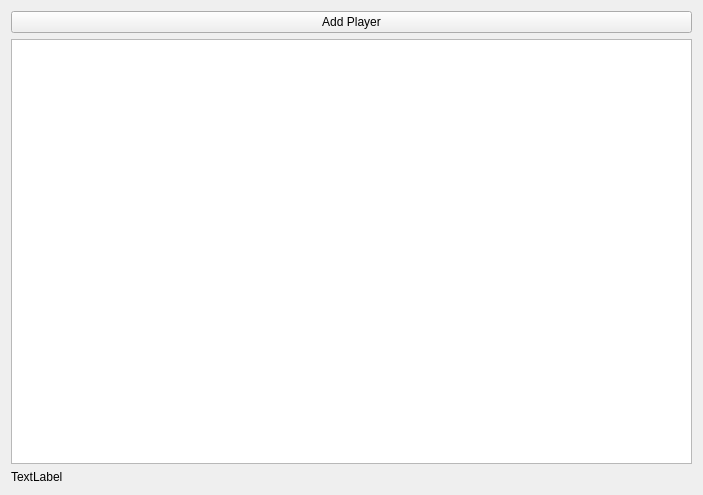
<?xml version="1.0" encoding="UTF-8"?>
<ui version="4.0">
 <class>PlayerTabWidget</class>
 <widget class="QWidget" name="PlayerTabWidget">
  <property name="geometry">
   <rect>
    <x>0</x>
    <y>0</y>
    <width>703</width>
    <height>495</height>
   </rect>
  </property>
  <property name="windowTitle">
   <string>PlayerTabWidget</string>
  </property>
  <layout class="QVBoxLayout" name="verticalLayout">
   <item>
    <layout class="QVBoxLayout" name="verticalLayout_3">
     <item>
      <layout class="QHBoxLayout" name="horizontalLayout_2">
       <item>
        <widget class="QPushButton" name="btnAddPlayer">
         <property name="text">
          <string>Add Player</string>
         </property>
         <property name="icon">
          <iconset resource="../tournament.qrc">
           <normaloff>:/icons/document-new-5.png</normaloff>:/icons/document-new-5.png</iconset>
         </property>
        </widget>
       </item>
      </layout>
     </item>
     <item>
      <widget class="PlayerTableView" name="playerView">
       <property name="selectionBehavior">
        <enum>QAbstractItemView::SelectRows</enum>
       </property>
       <property name="sortingEnabled">
        <bool>true</bool>
       </property>
       <attribute name="verticalHeaderVisible">
        <bool>false</bool>
       </attribute>
      </widget>
     </item>
     <item>
      <widget class="QLabel" name="laPlayerCount">
       <property name="text">
        <string>TextLabel</string>
       </property>
      </widget>
     </item>
    </layout>
   </item>
  </layout>
 </widget>
 <customwidgets>
  <customwidget>
   <class>PlayerTableView</class>
   <extends>QTableView</extends>
   <header>ui/PlayerTableView.h</header>
  </customwidget>
 </customwidgets>
 <resources>
  <include location="../tournament.qrc"/>
 </resources>
 <connections>
  <connection>
   <sender>btnAddPlayer</sender>
   <signal>clicked()</signal>
   <receiver>PlayerTabWidget</receiver>
   <slot>onCreatePlayerClicked()</slot>
   <hints>
    <hint type="sourcelabel">
     <x>179</x>
     <y>27</y>
    </hint>
    <hint type="destinationlabel">
     <x>351</x>
     <y>247</y>
    </hint>
   </hints>
  </connection>
  <connection>
   <sender>playerView</sender>
   <signal>doubleClicked(QModelIndex)</signal>
   <receiver>PlayerTabWidget</receiver>
   <slot>onPlayerDoubleClicked(QModelIndex)</slot>
   <hints>
    <hint type="sourcelabel">
     <x>351</x>
     <y>268</y>
    </hint>
    <hint type="destinationlabel">
     <x>351</x>
     <y>247</y>
    </hint>
   </hints>
  </connection>
 </connections>
 <slots>
  <slot>onPlayerDoubleClicked(QModelIndex)</slot>
  <slot>onCreatePlayerClicked()</slot>
 </slots>
</ui>
